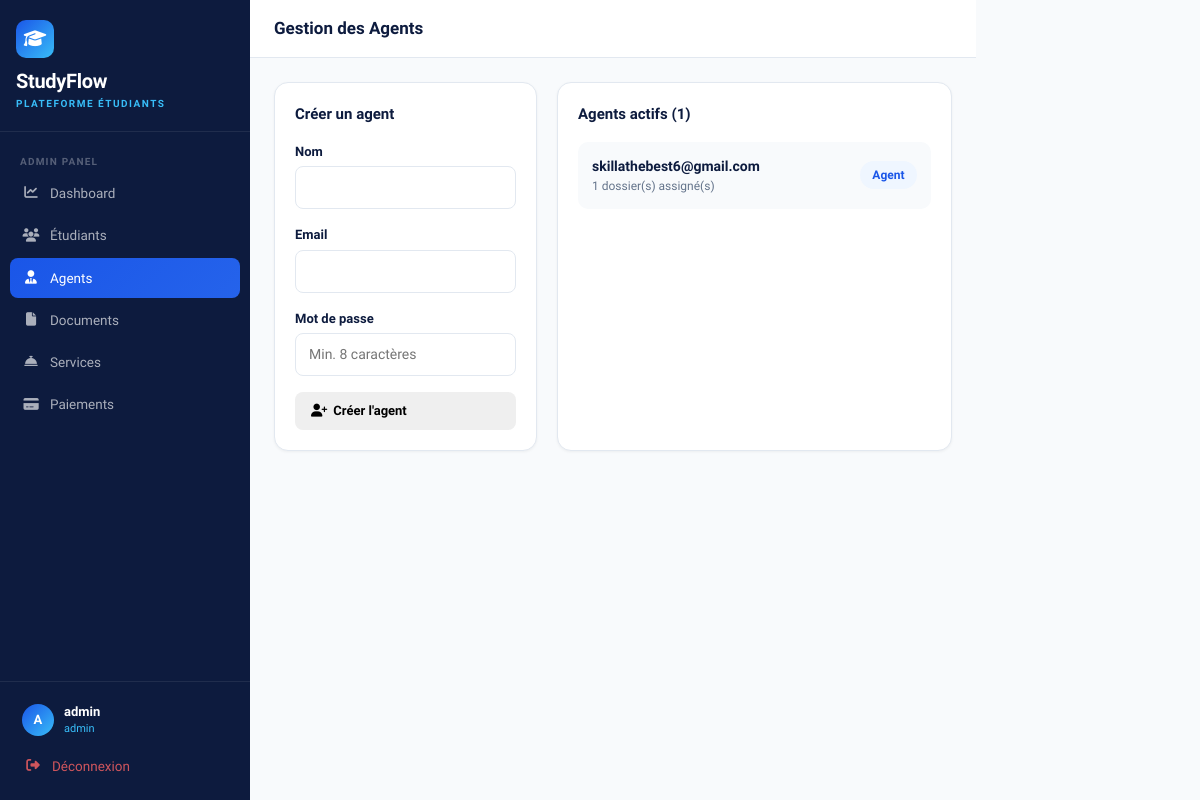
Page /admin/agents (signed in) on the earlier database version.
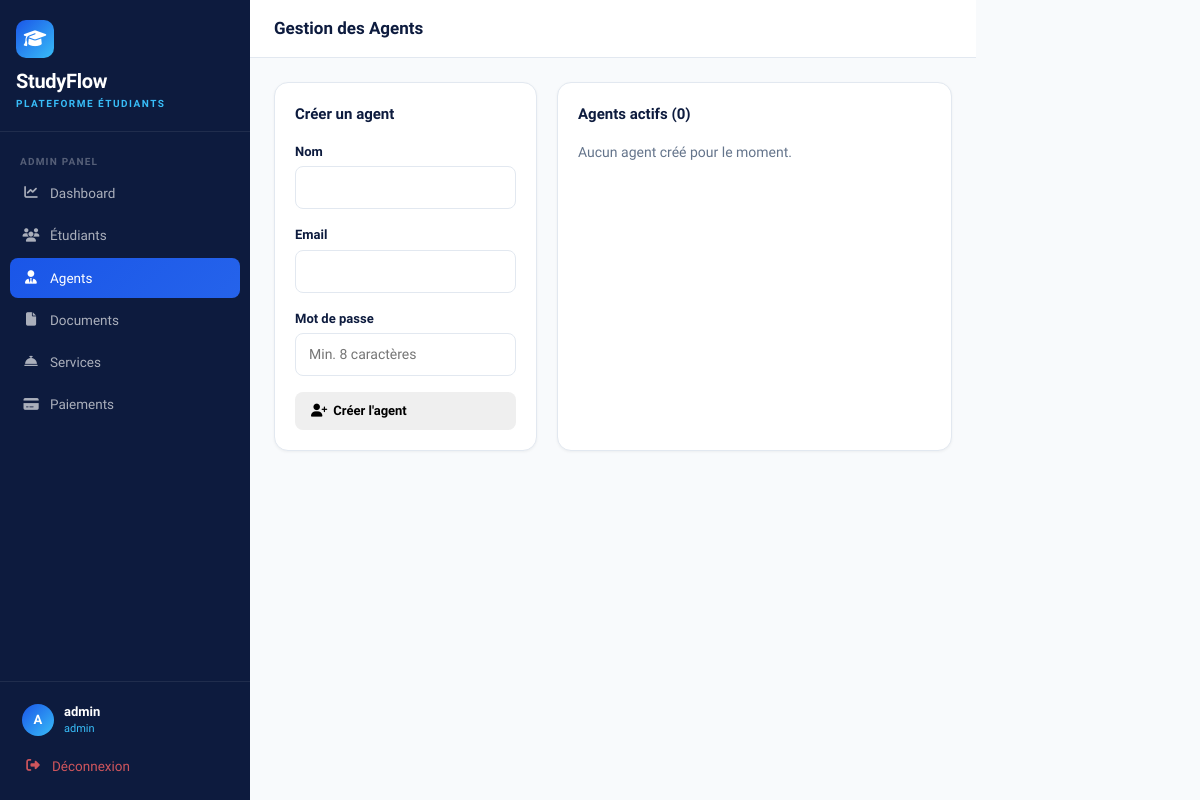
Same page on the later database version.
### models/user.py (models this page shows, shortened)
class User(UserMixin, db.Model):
    __tablename__ = 'users'
    id = db.Column(db.Integer, primary_key=True)
    email = db.Column(db.String(120), unique=True, nullable=False)
    password_hash = db.Column(db.String(256))
    role = db.Column(db.String(20), default='student')
    is_active = db.Column(db.Boolean, default=True)
    reset_token = db.Column(db.String(100), nullable=True)
    reset_token_expiry = db.Column(db.DateTime, nullable=True)
    created_at = db.Column(db.DateTime, default=datetime.utcnow)
    student_profile = db.relationship('StudentProfile', backref='user', uselist=False, foreign_keys='StudentProfile.user_id')

### routes/admin.py (the view, shortened to what this page needs)
@admin_bp.route('/agents', methods=['GET', 'POST'])
@login_required
@admin_required
def agents():
    all_agents = User.query.filter_by(role='agent').all()
    agent_counts = {}
    for agent in all_agents:
        agent_counts[agent.id] = StudentProfile.query.filter_by(assigned_agent_id=agent.id).count()
    return render_template('admin/agents.html', agents=all_agents, agent_counts=agent_counts)

### routes/admin.py (called while the page is built)
def admin_required(f):
    @wraps(f)
    def decorated(*args, **kwargs):
        if not current_user.is_authenticated or current_user.role != 'admin':
            flash('Accès refusé. Vous n\'êtes pas administrateur.', 'danger')
            return redirect(url_for('auth.login'))
        return f(*args, **kwargs)
    return decorated

### templates/admin/agents.html (shortened to what this page needs)
{% extends "base.html" %}
{% block sidebar_nav %}
<div class="nav-label">Admin Panel</div>
<a href="{{ url_for('admin.dashboard') }}" class="sidebar-link">
  <i class="fas fa-chart-line"></i> Dashboard
</a>
<a href="{{ url_for('admin.students') }}" class="sidebar-link">
  <i class="fas fa-users"></i> Étudiants
</a>
<a href="{{ url_for('admin.agents') }}" class="sidebar-link active">
  <i class="fas fa-user-tie"></i> Agents
</a>
<a href="{{ url_for('admin.documents') }}" class="sidebar-link">
  <i class="fas fa-file"></i> Documents
</a>
<a href="{{ url_for('admin.services') }}" class="sidebar-link">
  <i class="fas fa-concierge-bell"></i> Services
</a>
<a href="{{ url_for('admin.payments') }}" class="sidebar-link">
  <i class="fas fa-credit-card"></i> Paiements
</a>
{% endblock %}
{% block page_title %}Gestion des Agents{% endblock %}
{% block content %}
<div style="display:grid;grid-template-columns:1fr 1.5fr;gap:20px;">
  <div class="sf-card">
    <div style="font-size:15px;font-weight:700;color:#0D1B3E;margin-bottom:16px;">Créer un agent</div>
    <form method="POST">
      <div class="mb-3">
        <label class="sf-label">Nom</label>
        <input type="text" name="first_name" class="sf-input" required>
      </div>
      <div class="mb-3">
        <label class="sf-label">Email</label>
        <input type="email" name="email" class="sf-input" required>
      </div>
      <div class="mb-3">
        <label class="sf-label">Mot de passe</label>
        <input type="password" name="password" class="sf-input" placeholder="Min. 8 caractères" required>
      </div>
      <button type="submit" class="btn-sf" style="width:100%;">
        <i class="fas fa-user-plus"></i> Créer l'agent
      </button>
    </form>
  </div>
  <div class="sf-card">
    <div style="font-size:15px;font-weight:700;color:#0D1B3E;margin-bottom:16px;">Agents actifs ({{ agents|length }})</div>
    {% if agents %}
      {% for agent in agents %}
      <div style="padding:14px;background:#F8FAFC;border-radius:10px;margin-bottom:10px;display:flex;justify-content:space-between;align-items:center;">
        <div>
          <div style="font-weight:600;color:#0D1B3E;">{{ agent.email }}</div>
          <div style="font-size:12px;color:#64748B;">{{ agent_counts.get(agent.id, 0) }} dossier(s) assigné(s)</div>
        </div>
        <span style="background:#EFF6FF;color:#1A56E8;padding:5px 12px;border-radius:20px;font-size:12px;font-weight:600;">Agent</span>
      </div>
      {% endfor %}
    {% else %}
      <p style="color:#64748B;">Aucun agent créé pour le moment.</p>
    {% endif %}
  </div>
</div>
{% endblock %}

Differences in the rows shown:
removed User: email "skillathebest6@gmail.com", get "1"
Other differences:
{{ agents|length }}: "1" → "0"
text now shown: "Aucun agent créé pour le moment."
